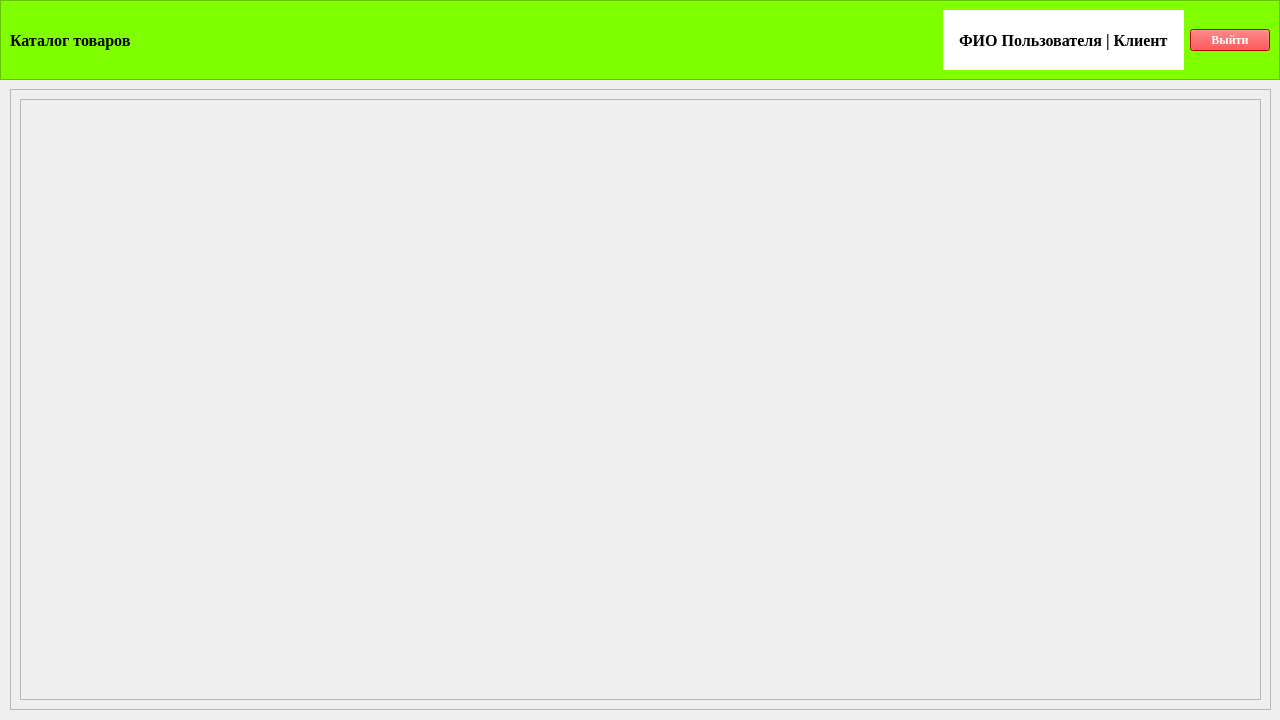
<?xml version="1.0" encoding="UTF-8"?>
<ui version="4.0">
 <class>Form</class>
 <widget class="QWidget" name="Form">
  <property name="geometry">
   <rect>
    <x>0</x>
    <y>0</y>
    <width>1280</width>
    <height>720</height>
   </rect>
  </property>
  <property name="font">
   <font>
    <family>Times New Roman</family>
    <pointsize>12</pointsize>
   </font>
  </property>
  <property name="windowTitle">
   <string>Каталог товаров</string>
  </property>
  <property name="windowIcon">
   <iconset>
    <normaloff>images/Icon.png</normaloff>images/Icon.png</iconset>
  </property>
  <widget class="QFrame" name="frame">
   <property name="geometry">
    <rect>
     <x>0</x>
     <y>0</y>
     <width>1280</width>
     <height>80</height>
    </rect>
   </property>
   <property name="styleSheet">
    <string notr="true">background-color: #7FFF00;</string>
   </property>
   <property name="frameShape">
    <enum>QFrame::StyledPanel</enum>
   </property>
   <property name="frameShadow">
    <enum>QFrame::Raised</enum>
   </property>
   <layout class="QHBoxLayout" name="horizontalLayout">
    <item>
     <widget class="QLabel" name="label">
      <property name="font">
       <font>
        <family>Times New Roman</family>
        <pointsize>12</pointsize>
        <weight>75</weight>
        <bold>true</bold>
       </font>
      </property>
      <property name="text">
       <string>Каталог товаров</string>
      </property>
     </widget>
    </item>
    <item>
     <spacer name="horizontalSpacer">
      <property name="orientation">
       <enum>Qt::Horizontal</enum>
      </property>
      <property name="sizeHint" stdset="0">
       <size>
        <width>40</width>
        <height>20</height>
       </size>
      </property>
     </spacer>
    </item>
    <item>
     <widget class="QLabel" name="label_2">
      <property name="font">
       <font>
        <family>Times New Roman</family>
        <pointsize>12</pointsize>
        <weight>75</weight>
        <bold>true</bold>
       </font>
      </property>
      <property name="styleSheet">
       <string notr="true">background-color: white;
padding: 12;</string>
      </property>
      <property name="text">
       <string>ФИО Пользователя | Клиент</string>
      </property>
     </widget>
    </item>
    <item>
     <widget class="QPushButton" name="pushButton">
      <property name="font">
       <font>
        <family>Times New Roman</family>
        <pointsize>9</pointsize>
        <weight>75</weight>
        <bold>true</bold>
       </font>
      </property>
      <property name="styleSheet">
       <string notr="true">background-color: red;
color: white;</string>
      </property>
      <property name="text">
       <string>Выйти</string>
      </property>
     </widget>
    </item>
   </layout>
  </widget>
  <widget class="QScrollArea" name="scrollArea">
   <property name="geometry">
    <rect>
     <x>10</x>
     <y>89</y>
     <width>1261</width>
     <height>621</height>
    </rect>
   </property>
   <property name="widgetResizable">
    <bool>true</bool>
   </property>
   <widget class="QWidget" name="scrollAreaWidgetContents">
    <property name="geometry">
     <rect>
      <x>0</x>
      <y>0</y>
      <width>1259</width>
      <height>619</height>
     </rect>
    </property>
    <layout class="QVBoxLayout" name="verticalLayout">
     <item>
      <widget class="QFrame" name="ProductsContainer">
       <property name="frameShape">
        <enum>QFrame::StyledPanel</enum>
       </property>
       <property name="frameShadow">
        <enum>QFrame::Raised</enum>
       </property>
       <layout class="QVBoxLayout" name="ProductsLayout"/>
      </widget>
     </item>
    </layout>
   </widget>
  </widget>
 </widget>
 <resources/>
 <connections/>
</ui>
